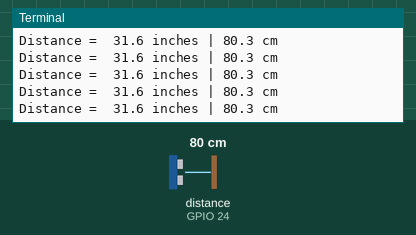
Recording of a program running on a simulated Raspberry Pi (BCM pin numbers). On the bench: the last lines printed to the terminal. The test bench sets the inputs (shaded band); at power-on: distance to the obstacle (sensor on GPIO 24) 80 cm. The echo pulse lasts 58.3 µs per cm; the clock reads 2024-03-15 10:24:30 at power-on unless the program sets it.

Above: at 1.2 s.
1.3 s: distance to the obstacle (sensor on GPIO 24) set to 2 cm
At 1.6 s:
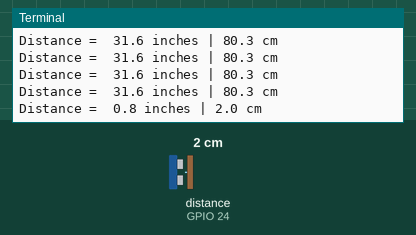
2.8 s: distance to the obstacle (sensor on GPIO 24) set to 4 cm
At 2.8 s:
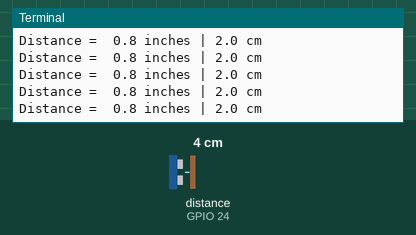
Timing chart, 0 to 5.8 s (numbered marks = the images above; inputs shaded):
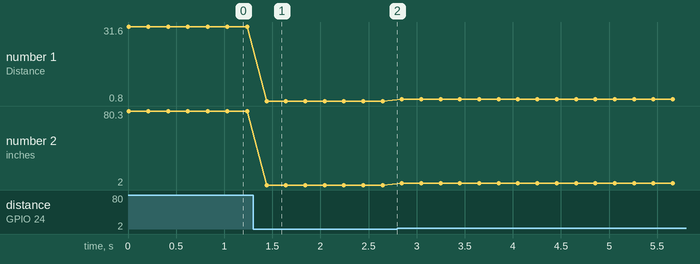

Measured:
- after the input at 1.3 s, the terminal: prints a new line after 0.14 s (image 1)
- plotted number 1: 31.6 → 0.8 after the input at 1.3 s, 0.8 → 1.6 after the input at 2.8 s
- plotted number 2: 80.3 → 2 after the input at 1.3 s, 2 → 4 after the input at 2.8 s

The program:

HC_SR04_Ultrasonic_Sensor_distance.py
```python
# A program to use HC-SR04 Ultrasonic Sensor.
# Determine the distance to a target in inches and cm

# Lori Pfahler
# December 2022

# load modules
import RPi.GPIO as GPIO
import time
# board numbering system to use
GPIO.setmode(GPIO.BCM)

# variable to hold a short delay time
delayTime = 0.2

# setup trigger and echo pins
trigPin = 23
echoPin = 24
GPIO.setup(trigPin, GPIO.OUT)
GPIO.setup(echoPin, GPIO.IN)

try:
# where the action happens
    while True:
        # start the pulse to get the sensor to send the ping
        # set trigger pin low for 2 micro seconds
        GPIO.output(trigPin, 0)
        time.sleep(2E-6)
        # set trigger pin high for 10 micro seconds
        GPIO.output(trigPin, 1)
        time.sleep(10E-6)
        # go back to zero - communication compete to send ping
        GPIO.output(trigPin, 0)
        # now need to wait till echo pin goes high to start the timer
        # this means the ping has been sent
        while GPIO.input(echoPin) == 0:
            pass
        # start the time - use system time
        echoStartTime = time.time()
        # wait for echo pin to go down to zero
        while GPIO.input(echoPin) == 1:
            pass
        echoStopTime = time.time()
        # calculate ping travel time
        pingTravelTime = echoStopTime - echoStartTime
        # Use the time to calculate the distance to the target.
        # speed of sound at 72 deg F is 344.44 m/s
        # from weather.gov/epz/wxcalc_speedofsound.
        # equations used by calculator at website above.
        # speed of sound = 643.855*((temp_in_kelvin/273.15)^0.5)
        # temp_in_kelvin = ((5/9)*(temp_in_F - 273.15)) + 32
        #
        # divide in half since the time of travel is out and back
        dist_cm = (pingTravelTime*34444)/2
        dist_inch = dist_cm * 0.3937008 # 1 cm = 0.3937008 inches
        print('Distance = ', round(dist_inch, 1),'inches |', round(dist_cm, 1),
              'cm')
        # sleep to slow things down
        time.sleep(delayTime)

except KeyboardInterrupt:
    GPIO.cleanup()
```
